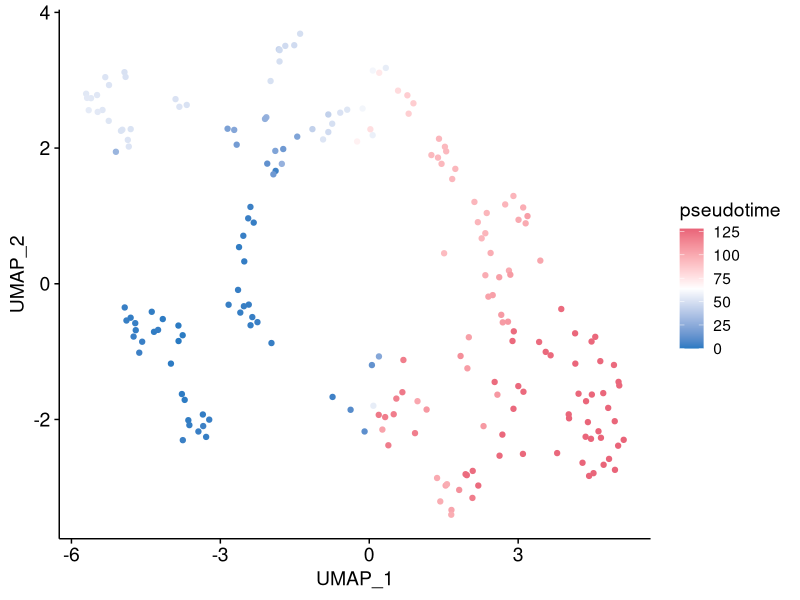
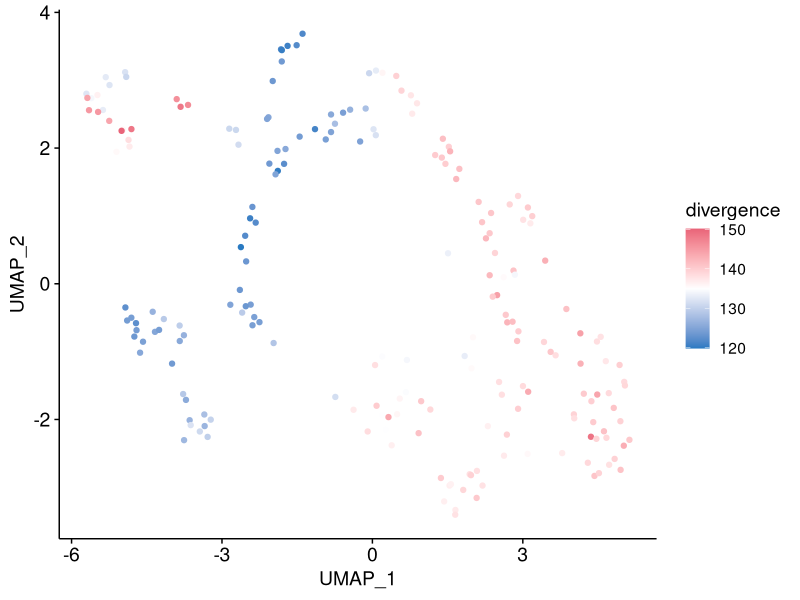

Generate these figures, in order, with R:
library(data.table)
library(ggplot2)
df.pbmc <- fread("df.pbmc_bulk_tissue_development.xls",data.table = F)
rownames(df.pbmc) <- df.pbmc$sample
div <- read.table("divergence_bulk_tissue_development.txt",sep = "\t",stringsAsFactors = F,header = T)
rownames(div) <- div$samples
df.pbmc$divergence <- div[df.pbmc$sample,"divergence"]
cds.data <- read.table("monocle_bulk_tissue_development_cds.data.txt",sep = "\t",stringsAsFactors = F,header = T)
rownames(cds.data) <- cds.data$sample
df.pbmc$pseudotime <- cds.data[df.pbmc$sample,"Pseudotime"]
p1 <- ggplot(df.pbmc,aes(UMAP_1,UMAP_2,color=pseudotime))+geom_point()+
  scale_colour_gradientn(colors = rev(c("#E96479","white","#297AC2")))+
  theme_classic()+
  theme_classic(base_size = 14)+
  theme(axis.text = element_text(colour = "black",size = 14),
        axis.line = element_line(size = 0.5),
        axis.ticks = element_line(size = 0.5,colour = "black"),
        axis.title = element_text(size = 14),
        plot.title = element_text(hjust = 0.5))
p2 <- ggplot(df.pbmc,aes(UMAP_1,UMAP_2,color=divergence))+geom_point()+
  scale_colour_gradientn(colors = rev(c("#E96479","white","#297AC2")))+
  theme_classic()+
  theme_classic(base_size = 14)+
  theme(axis.text = element_text(colour = "black",size = 14),
        axis.line = element_line(size = 0.5),
        axis.ticks = element_line(size = 0.5,colour = "black"),
        axis.title = element_text(size = 14),
        plot.title = element_text(hjust = 0.5))
ggsave("tissue_UMAP_color_by_pseudotime.pdf",p1,height = 4,width = 5,units = "in",dpi = 300)
ggsave("tissue_UMAP_color_by_divergence.pdf",p2,height = 4,width = 5,units = "in",dpi = 300)